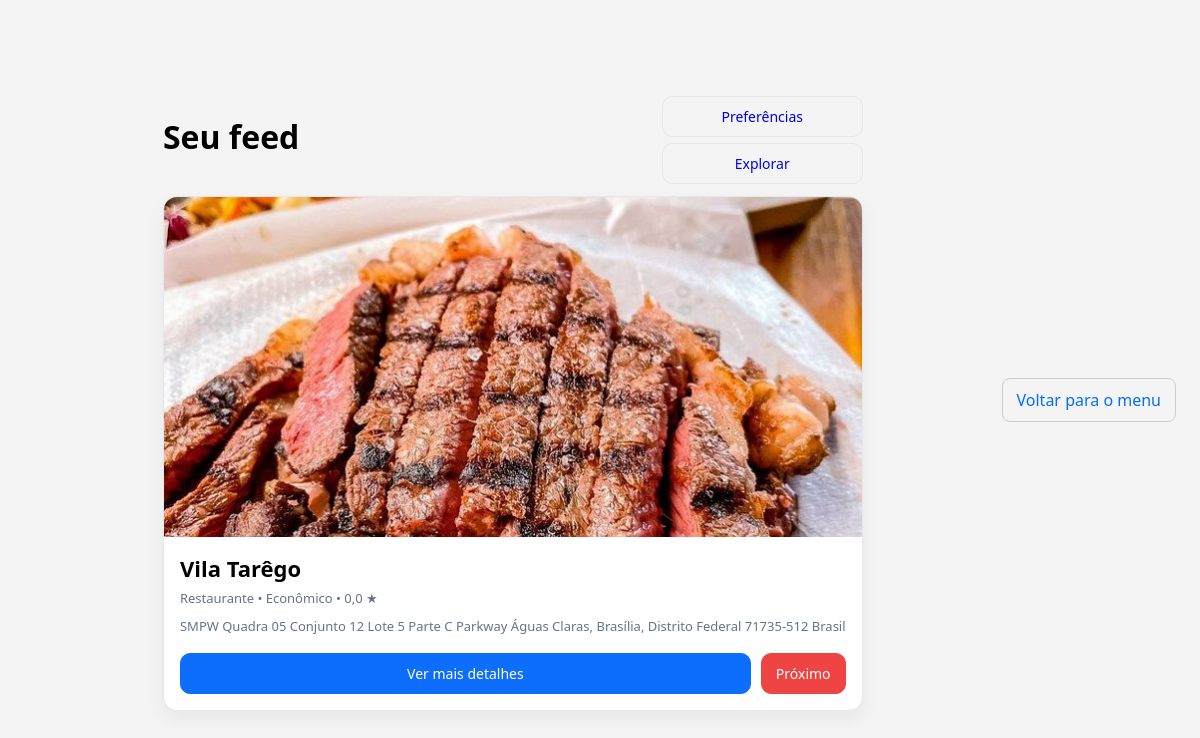
The app's page /feed.php (signed in), older data.
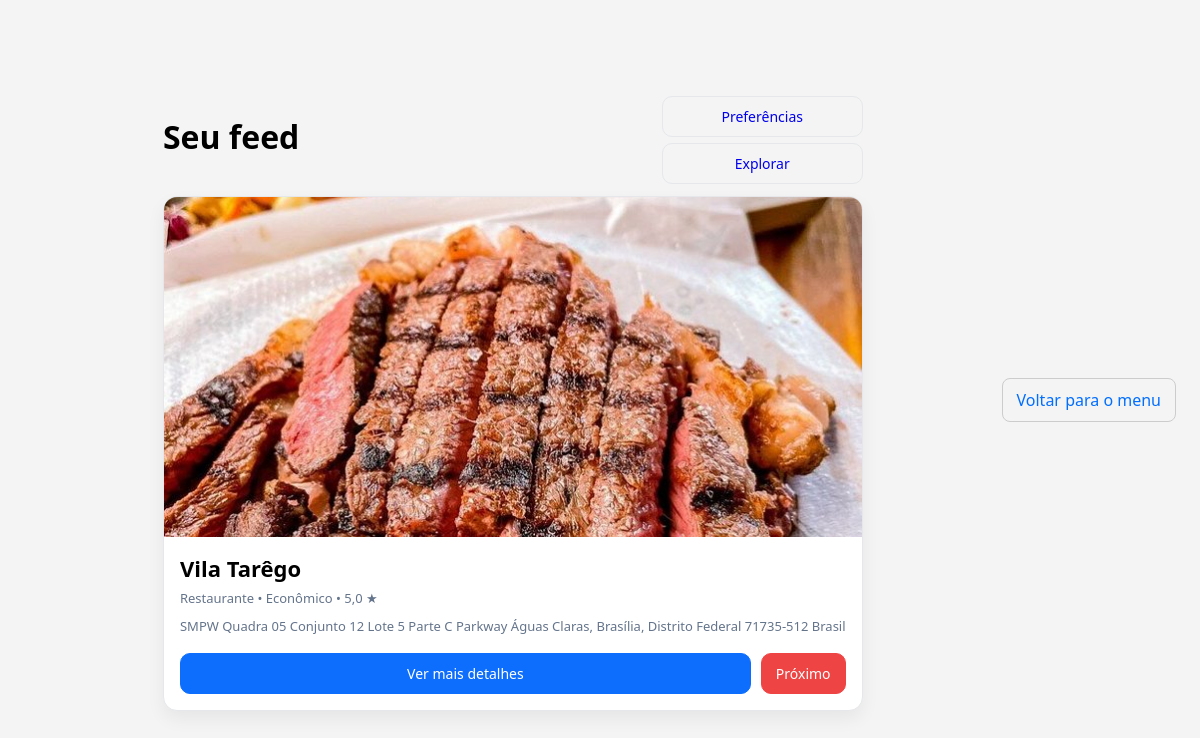
The same page, newer data.
### tables this page shows
CREATE TABLE locais (
  id_local INT AUTO_INCREMENT PRIMARY KEY,
   
  nome VARCHAR(120) NOT NULL,
  tipo ENUM(
    'Restaurante','Bar','Cafeteria','Lanchonete','Pizzaria',
    'Parque','Praça','Museu','Teatro','Show','Evento',
    'Feira','Mercado','Atração Turística','Outro'
  ) NOT NULL,
   
  descricao TEXT,
   
  endereco VARCHAR(255) NOT NULL,
   
  faixa_preco ENUM('Econômico','Médio','Alto') NOT NULL,
   
  horario_funcionamento TEXT,
   
  site VARCHAR(255),
  telefone VARCHAR(25),
  email_contato VARCHAR(120),
  redes_sociais TEXT,
   
  servicos TEXT,
   
  imagem_capa VARCHAR(255),
  avaliacao_media FLOAT DEFAULT 0,
   
  criado_em TIMESTAMP DEFAULT CURRENT_TIMESTAMP,
  atualizado_em TIMESTAMP DEFAULT CURRENT_TIMESTAMP ON UPDATE CURRENT_TIMESTAMP,
   
  INDEX idx_locais_tipo (tipo),
  INDEX idx_locais_faixa (faixa_preco),
  INDEX idx_locais_nome (nome)
);

### bd/conexao.php (called while the page is built, shortened)
<?php
function url(string $path): string {
    return rtrim(BASE_PATH, '/') . '/' . ltrim($path, '/');
}

### feed.php (the view, shortened to what this page needs)
<?php
require_once __DIR__ . '/bd/conexao.php';
$pdo = pdo();
$idUsuario = (int)($_SESSION['user_id'] ?? $_SESSION['id_usuario'] ?? 0);
$prefs = $pdo->prepare("SELECT tipos_csv, horarios_json FROM user_preferences WHERE id_usuario = ? LIMIT 1");
$prefs->execute([$idUsuario]);
$p = $prefs->fetch(PDO::FETCH_ASSOC);
$tiposCsv = $p['tipos_csv'] ?? null;
$sqlBase = "
SELECT
  l.id_local, l.nome, l.tipo, l.faixa_preco, l.endereco, l.avaliacao_media, l.imagem_capa,
  (
    CASE
      WHEN p.tipos IS NOT NULL AND p.tipos <> '' AND FIND_IN_SET(l.tipo, p.tipos) > 0 THEN 3
      ELSE 0
    END
    +
    LEAST(GREATEST(FLOOR((COALESCE(l.avaliacao_media,0)-3.0)/0.5), 0), 4)
    -
    CASE WHEN EXISTS (
      SELECT 1 FROM feed_feedback f
       WHERE f.id_usuario = ? AND f.id_local = l.id_local
         AND f.acao = 'skip' AND f.criado_em >= NOW() - INTERVAL 14 DAY
    ) THEN 5 ELSE 0 END
  ) AS score
FROM locais l
CROSS JOIN (SELECT ? AS tipos) p
WHERE 1=1
  AND NOT EXISTS (  -- evita repetidos do dia (view/open)
    SELECT 1 FROM feed_feedback f2
     WHERE f2.id_usuario = ?
       AND f2.id_local   = l.id_local
       AND f2.acao IN ('view','open')
       AND f2.criado_em >= CURDATE()
  )
  AND NOT EXISTS (  -- evita mostrar um que foi skipado hoje
    SELECT 1 FROM feed_feedback fs
     WHERE fs.id_usuario = ?
       AND fs.id_local   = l.id_local
       AND fs.acao = 'skip'
       AND fs.criado_em >= CURDATE()
  )
ORDER BY score DESC, l.avaliacao_media DESC, l.id_local DESC
LIMIT 1
";
$stmt = $pdo->prepare($sqlBase);
$stmt->execute([
  $idUsuario,
  ($tiposCsv === null || $tiposCsv === '') ? null : $tiposCsv,
  $idUsuario,
  $idUsuario
]);
$item = $stmt->fetch(PDO::FETCH_ASSOC);
function capa_src(?string $nome): string {
  $nome = trim((string)$nome);
  return "./img/capa-locais/" . htmlspecialchars($nome, ENT_QUOTES, 'UTF-8');
}
?>
<!doctype html>
<html lang="pt-br">
<head>
  <link rel="stylesheet" href="./css/style.css">
  <link rel="stylesheet" href="./css/explorar.css">
</head>
<body>
  <div class="feed-wrap">
    <div class="topbar">
      <h1>Seu feed</h1>
      <div>
        <a class="btn" href="./usuario/preferencias.php">Preferências</a>
        <a class="btn" href="./locais/explorar.php">Explorar</a>
      </div>
    </div>
    <?php if (!$item): ?>
      <p class="muted">Sem sugestões agora. Tente ajustar as preferências ou voltar mais tarde.</p>
    <?php else: ?>
      <div class="card-unique">
        <img src="<?= capa_src($item['imagem_capa'] ?? '') ?>" alt="Capa de <?= htmlspecialchars($item['nome']) ?>">
        <div class="card-body">
          <div class="title"><?= htmlspecialchars($item['nome']) ?></div>
          <div class="meta">
            <?= htmlspecialchars($item['tipo'] ?? '—') ?>
            <?php if (!empty($item['faixa_preco'])) echo ' • '.htmlspecialchars($item['faixa_preco']); ?>
            <?php if (isset($item['avaliacao_media'])) echo ' • '.number_format((float)$item['avaliacao_media'],1,',','.').' ★'; ?>
          </div>
          <?php if (!empty($item['endereco'])): ?>
            <div class="meta"><?= htmlspecialchars($item['endereco']) ?></div>
          <?php endif; ?>
          <div class="actions">
            <a class="btn btn-primary"
               href="./locais/detalhes.php?id=<?= (int)$item['id_local'] ?>"
               onclick="navigator.sendBeacon('./api/open.php?id_local=<?= (int)$item['id_local'] ?>')">
              Ver mais detalhes
            </a>
            <form action="./api/skip.php" method="post" style="display:inline;">
              <button class="btn btn-danger" type="submit">Próximo</button>
            </form>
          </div>
        </div>
      </div>
    <?php endif; ?>
  </div>
  <a class="link-button" href="<?= url('./dashboard.php') ?>">Voltar para o menu</a>
</body>
</html>

Row changes from the older to the newer data that the page shows:
changed locais "Vila Tarêgo": avaliacao_media "0,0" → "5,0"
